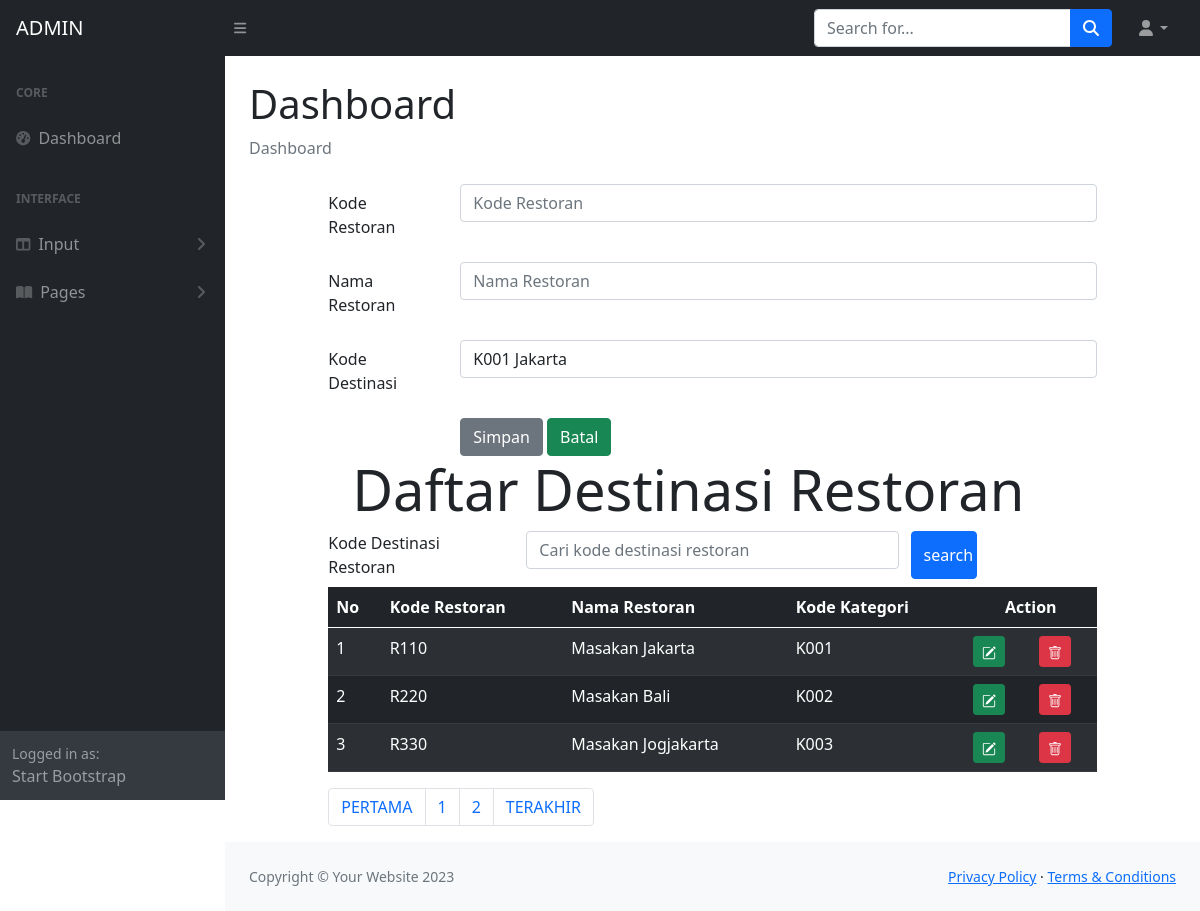
/WEBDEV2324-A/ADMIN/dashboardrestoran.php, run on the app's committed database.
### tables this page shows
CREATE TABLE `restoran` (
  `restoranKODE` char(4) NOT NULL,
  `restoranNAMA` char(255) NOT NULL,
  `kategoriKODE` char(4) NOT NULL
);

### WEBDEV2324-A/ADMIN/dashboardrestoran.php (the view, shortened to what this page needs)
<!DOCTYPE html>
<html>
<?php include "INCLUDE/head.php"?>
<body class="sb-nav-fixed">
    <?php include "INCLUDE/menunav.php"?>
    <div id="layoutSidenav">
        <?php include "INCLUDE/menu.php"?>
        <div id="layoutSidenav_content">
            <main>
                <div class="container-fluid px-4">
                    <h1 class="mt-4">Dashboard</h1>
                    <ol class="breadcrumb mb-4">
                        <li class="breadcrumb-item active">Dashboard</li>
                    </ol>
<head>
  	<link rel="stylesheet" type="text/css" href="https://cdnjs.cloudflare.com/ajax/libs/select2/4.0.3/css/select2.min.css">
	<link rel="stylesheet" type="text/css" href="css/bootstrap.min.css">
	<link rel="stylesheet" href="https://cdn.jsdelivr.net/npm/bootstrap-icons@1.10.2/font/bootstrap-icons.css">
</head>
<?php
	include "include/config.php";
	$datakategori = mysqli_query($connection, "select * from kategoriwisata");
?>
<body>
<div class="row">
<div class="col-sm-1"></div>
<div class="col-sm-10">
	<form method="POST" enctype="multipart/form-data">
		<div class="mb-3 row">
			<label for="restorankode" class="col-sm-2 col-form-label">Kode Restoran</label>
			<div class="col-sm-10">
				<input type="text" class="form-control" id="restorankode" name="koderestoran" placeholder="Kode Restoran" maxlength="4">
			</div>
		</div>
		<div class="mb-3 row">
			<label for="restorannama" class="col-sm-2 col-form-label">Nama Restoran</label>
			<div class="col-sm-10">
				<input type="text" class="form-control" id="restorannama" name="namarestoran" placeholder="Nama Restoran">
			</div>
		</div>
		<div class="mb-3 row">
			<label for="kategorikode" class="col-sm-2 col-form-label">Kode Destinasi</label>
			<div class="col-sm-10">
			<select class="form-control" id="kategorikode" name="kodekategori">
				<?php while($row = mysqli_fetch_array($datakategori))
				{ ?>
					<option value="<?php echo $row["kategoriKODE"]?>">
						<?php echo $row["kategoriKODE"]?>
						<?php echo $row["kategoriNAMA"]?>
					</option>
				<?php } ?>
			</select>
			</div>
		</div>
		<div class="form-group row">
			<div class="col-sm-2"></div>
			<div class="col-sm-10">
				<input type="submit" name="Simpan" class="btn btn-secondary" value="Simpan">
				<input type="reset" name="Batal" class="btn btn-success" value="Batal">
			</div>
		</div>
	</form>
</div>
<div class="col-sm-1"></div>
</div>
<div class="row">
	<div class="col-sm-1"></div>
	<div class="col-sm-10">
		<div class="jumbotron jumbotron-fluid">
			<div class="container">
				<h1 class="display-4">Daftar Destinasi Restoran</h1>
			</div>
		</div>
		<form method="POST">
      <div class="form-group row mb-2">
        <label for="search" class="col-sm-3">Kode Destinasi Restoran</label>
        <div class="col-sm-6">
          <input type="text" name="search" class="form-control" id="search" value="<?php if(isset($_POST["search"])) {echo $_POST ["search"];} ?>" placeholder="Cari kode destinasi restoran">
        </div>
        <input type="submit" name="kirim" class="col-sm-1 btn btn-primary" value="search">
      </div>
    </form>
	<table class="table table-dark table-striped">
		<thead class="thead-dark">
			<tr>
				<th>No</th>
				<th>Kode Restoran</th>
				<th>Nama Restoran</th>
				<th>Kode Kategori</th>
				<th colspan="2" style="text-align: center">Action</th>
			</tr>
		</thead>
		<tbody>
			<?php
			$jumlahtampilan = 3;
            $halaman = (isset($_GET['page']))? $_GET['page'] : 1;
            $mulaitampilan = ($halaman - 1) * $jumlahtampilan;
			$query = mysqli_query($connection, "select * from restoran");
			if(isset ($_POST["kirim"]))
			{
  				$search = $_POST["search"];
  				$query = mysqli_query($connection, "select * from restoran where restoranKODE like '%".$search."%' limit $mulaitampilan, $jumlahtampilan");
  			} else
  				{
  					$query = mysqli_query($connection,"select * from restoran limit $mulaitampilan, $jumlahtampilan");
  				}
			$nomor = 1;
			while ($row = mysqli_fetch_array($query))
			{ ?>
				<tr>
					<td><?php echo $mulaitampilan + $nomor;?></td>
					<td><?php echo $row['restoranKODE'];?></td>
					<td><?php echo $row['restoranNAMA'];?></td>
					<td><?php echo $row['kategoriKODE'];?></td>
					<td>
						<a href="restoranEDIT.php?Edit=<?php echo $row['restoranKODE']?>" class="btn btn-success btn-sm" title="EDIT">
						</a>
					</td>
					<td>
						<a href="restoranHAPUS.php?hapus=<?php echo $row['restoranKODE']?>" class="btn btn-danger btn-sm" title="DELETE">
						</a>
					</td>
				</tr>
			<?php $nomor = $nomor + 1;?>
			<?php }	?>
		</tbody>
	</table>
	<?php
    $query = mysqli_query($connection, "SELECT * FROM restoran");
    $jumlahrecord = mysqli_num_rows($query);
    $jumlahpage = ceil($jumlahrecord/$jumlahtampilan);
    ?>
    <nav aria-label="Page navigation example">
        <ul class="pagination">
            <li class="page-item"><a class="page-link" href="?page=<?php $nomorhal=1; echo $nomorhal?>">PERTAMA</a></li>
            <?php for($nomorhal=1; $nomorhal<=$jumlahpage; $nomorhal++)
            { ?>
            <li class="page-item">
                <?php
                if($nomorhal!=$halaman)
                { ?>
                <a class="page-link" href="?page=<?php echo $nomorhal?>"><?php echo $nomorhal?></a>
                <?php }
                else { ?>
                <a class="page-link" href="?page=<?php echo $nomorhal?>"><?php echo $nomorhal?></a>
                <?php } ?>
            </li>
            <?php } ?>
            <li class="page-item"><a class="page-link" href="?page=<?php echo $nomorhal-1?>">TERAKHIR</a></li>
        </ul>
    </nav>
	</div>
	<div class="col-sm-1"></div>
</div>
</body>
                    </div>
                </main>
                <?php include "INCLUDE/footer.php"?>
            </div>
        </div>
    </body>
</html>

### data on the page
restoran: restoranKODE "R110", restoranNAMA "Masakan Jakarta", kategoriKODE "K001"
restoran: nomor "2", restoranKODE "R220", restoranNAMA "Masakan Bali", kategoriKODE "K002"
restoran: nomor "3", restoranKODE "R330", restoranNAMA "Masakan Jogjakarta", kategoriKODE "K003"

### other printed values
form field kodekategori "K001 Jakarta"
